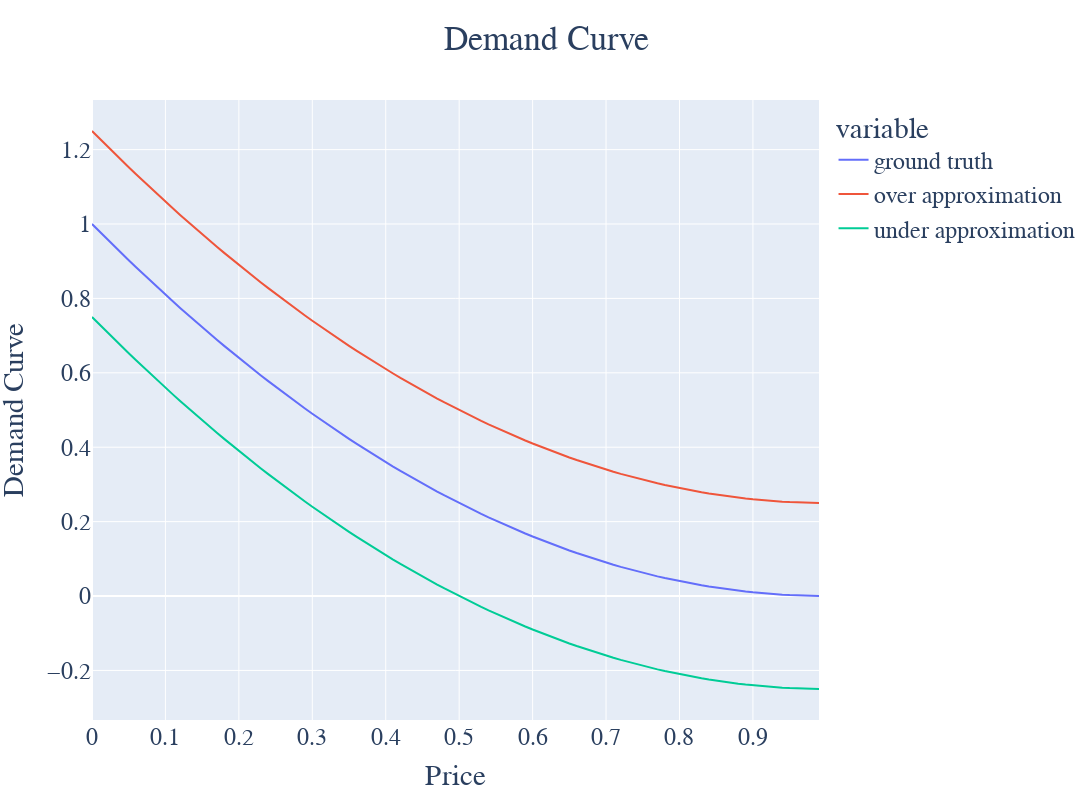

Notebook code for this chart:
### Code cell
fig = px.line(demands, x="price", y=["demand", "over_demand", "under_demand"], title="Demand Curve") 
labels={"demand": "ground truth", "over_demand":"over approximation", "under_demand":"under approximation"}
set_names(fig, labels)

fig.update_layout(font_family="Calibri", font_size=24)
fig.update_layout(yaxis_title="Demand Curve", xaxis_title="Price", title_x=0.5, width = 1200, height = 800)
fig.show()
